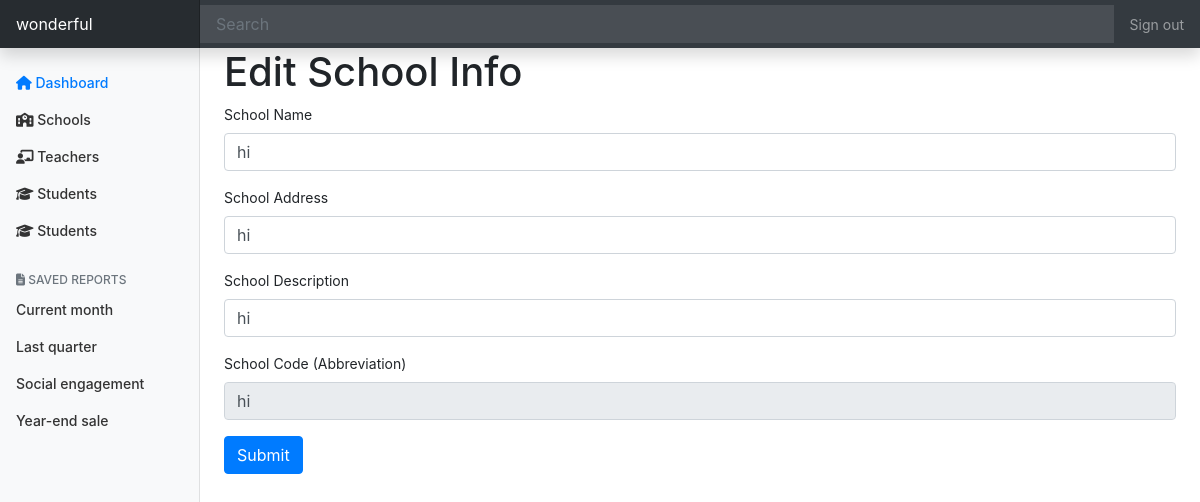
The page /district-admin/world/edit/school/hi (signed in) on the database its author committed.
### tables this page shows
CREATE TABLE "districts" (
	"district_id"	INTEGER PRIMARY KEY AUTOINCREMENT,
	"name"	TEXT,
	"motto"	TEXT,
	"logo"	TEXT,
	"address"	TEXT,
	"code"	TEXT
);

CREATE TABLE "schools" (
	"school_id"	INTEGER PRIMARY KEY AUTOINCREMENT,
	"district_id"	INTEGER,
	"name"	TEXT,
	"address"	TEXT,
	"description"	TEXT,
	"code"	TEXT
);

### app.py (the view)
@app.route("/district-admin/<string:d_code>/edit/school/<string:s_code>",
           methods=["GET", "POST"])
def edit_school(d_code, s_code):
    user_info = c.execute("SELECT * FROM users WHERE user_id=:user_id", {
        "user_id": session.get("user_id")
    }).fetchall()
    try:
        district = c.execute("SELECT * FROM districts WHERE code=:code", {
            "code": d_code
        }).fetchall()[0][0]
    except IndexError:
        abort(403)
    if request.method == "POST":
        c.execute(
            "UPDATE schools SET name=:name, address=:address, description=:description",
            {
                "name": request.form.get("name"),
                "address": request.form.get("address"),
                "description": request.form.get("description")
            })
        conn.commit()
        return redirect(f"/district-admin/{d_code}/schools")
    else:
        school_info = c.execute(
            "SELECT * FROM schools WHERE code=:code AND district_id=:d_id", {
                "code": s_code,
                "d_id": district
            }).fetchall()
        try:
            return render_template("district-admin/edit-school.html",
                                   school=school_info[0])
        except IndexError:
            return render_template(
                "error.html",
                title="School Code not found",
                details=
                "School codes not found. Please double check your school code.",
                url=f"/district-admin/{d_code}/schools")

### templates/district-admin/edit-school.html (shortened to what this page needs)
{% extends "district-admin/dashboard-layout.html" %}
{% block main %}
    <h1>Edit School Info</h1>
    <form action="/district-admin/{{ session['district_code'] }}/edit/school/{{ school[5] }}" method="POST">
    <div class="form-group">
        <label for="exampleInputEmail1">School Name</label>
        <input type="text" class="form-control" id="exampleInputEmail1" aria-describedby="emailHelp" name="name" value="{{ school[2] }}" required>
    </div>
    <div class="form-group">
        <label for="exampleInputEmail1">School Address</label>
        <input type="text" class="form-control" id="exampleInputEmail1" aria-describedby="emailHelp" name="address" value="{{ school[3] }}" required>
    </div>
    <div class="form-group">
        <label for="exampleInputEmail1">School Description</label>
        <input type="text" class="form-control" id="exampleInputEmail1" aria-describedby="emailHelp" name="description" value="{{ school[4] }}" required>
    </div>
    <div class="form-group">
        <label for="exampleInputEmail1">School Code (Abbreviation)</label>
        <input type="test" class="form-control" id="exampleInputEmail1" aria-describedby="emailHelp" name="code" value="{{ school[5] }}" readonly>
    </div>
    <button type="submit" class="btn btn-primary">Submit</button>
    </form>
{% endblock %}

### templates/district-admin/dashboard-layout.html (shortened to what this page needs)
<!doctype html>
<html lang="en">
  <head>
    <link rel="stylesheet" href="https://stackpath.bootstrapcdn.com/bootstrap/4.5.0/css/bootstrap.min.css">
    <link href="/static/district-admin-dashboard.css" rel="stylesheet">
  </head>
  <body>
    <nav class="navbar navbar-dark sticky-top bg-dark flex-md-nowrap p-0 shadow">
  <a class="navbar-brand col-md-3 col-lg-2 mr-0 px-3" href="/district-admin/{{ session['district_code'] }}">{{ session["district_name"] }}</a>
  <input class="form-control form-control-dark w-100" type="text" placeholder="Search" aria-label="Search">
  <ul class="navbar-nav px-3">
    <li class="nav-item text-nowrap">
      <a class="nav-link" href="/logout">Sign out</a>
    </li>
  </ul>
</nav>
<div class="container-fluid">
  <div class="row">
    <nav id="sidebarMenu" class="col-md-3 col-lg-2 d-md-block bg-light sidebar collapse">
      <div class="sidebar-sticky pt-3">
        <ul class="nav flex-column">
          <li class="nav-item">
            <a class="nav-link" href="/district-admin/{{ session['district_code'] }}" id="dashboard">
                <i class="fas fa-home"></i>
              Dashboard <span class="sr-only">(current)</span>
            </a>
          </li>
          <li class="nav-item">
            <a class="nav-link" href="/district-admin/{{ session['district_code'] }}/schools" id="schools">
                <i class="fas fa-school"></i>
               Schools
            </a>
          </li>
          <li class="nav-item">
            <a class="nav-link" href="/district-admin/{{ session['district_code'] }}/teachers" id="teachers">
                <i class="fas fa-chalkboard-teacher"></i>
              Teachers
            </a>
          </li>
          <li class="nav-item">
            <a class="nav-link" href="/district-admin/{{ session['district_code'] }}/students" id="students">
                <i class="fas fa-graduation-cap"></i>
              Students
            </a>
          </li>
          <li class="nav-item">
            <a class="nav-link" href="/district-admin/{{ session['district_code'] }}/students" id="students">
                <i class="fas fa-graduation-cap"></i>
              Students
            </a>
          </li>
        </ul>
        <h6 class="sidebar-heading d-flex justify-content-between align-items-center px-3 mt-4 mb-1 text-muted">
          <span><i class="fas fa-file-alt"></i> Saved reports</span>
        </h6>
        <ul class="nav flex-column mb-2">
          <li class="nav-item">
            <a class="nav-link" href="#">
              Current month
            </a>
          </li>
          <li class="nav-item">
            <a class="nav-link" href="#">
              Last quarter
            </a>
          </li>
          <li class="nav-item">
            <a class="nav-link" href="#">
              Social engagement
            </a>
          </li>
          <li class="nav-item">
            <a class="nav-link" href="#">
              Year-end sale
            </a>
          </li>
        </ul>
      </div>
    </nav>
    <main role="main" class="col-md-9 ml-sm-auto col-lg-10 px-md-4">
        {% block main %}{% endblock %}
    </main>
  </div>
</div>
</html>

### static/district-admin-dashboard.css (style rules this page uses)
body { font-size: .875rem; }
.sidebar { position: fixed; top: 0; bottom: 0; left: 0; z-index: 100; padding: 48px 0 0; box-shadow: inset -1px 0 0 rgba(0, 0, 0, .1); }
.sidebar-sticky { position: relative; top: 0; height: calc(100vh - 48px); padding-top: .5rem; overflow-x: hidden; overflow-y: auto; }
.sidebar .nav-link { font-weight: 500; color: #333; }
.sidebar .nav-link.active { color: #007bff; }
.sidebar-heading { font-size: .75rem; text-transform: uppercase; }
.navbar-brand { padding-top: .75rem; padding-bottom: .75rem; font-size: 1rem; background-color: rgba(0, 0, 0, .25); box-shadow: inset -1px 0 0 rgba(0, 0, 0, .25); }
.navbar .form-control { padding: .75rem 1rem; border-width: 0; border-radius: 0; }
.form-control-dark { color: #fff; background-color: rgba(255, 255, 255, .1); border-color: rgba(255, 255, 255, .1); }

### rows shown on the page
districts: district_name "wonderful"
schools: name "hi", address "hi", description "hi", code "hi"
